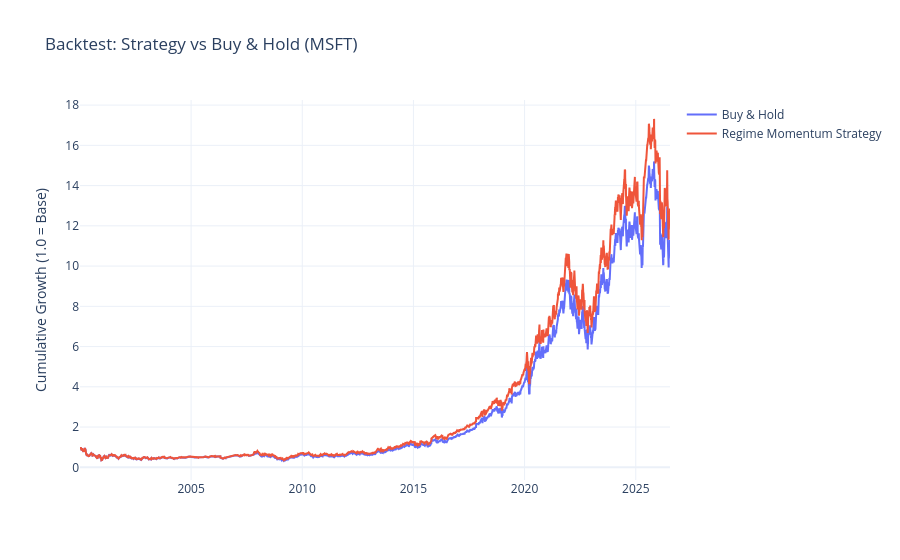

Source (notebook cell):
### Markdown cell above
## 3. Backtesting: Regime-Switching vs. Buy & Hold
We'll now calculate the cumulative returns for two scenarios:
1.  **Buy & Hold**: Simply holding the ticker for the entire period.
2.  **Regime Strategy**: Only holding the ticker on days where our "Active Trend" signal is 1, and being in "Cash" (0% return) on other days.

### Code cell
# Calculate daily returns for the ticker
daily_returns = prices[ticker_to_test].pct_change()

# strategy_returns: 
# If signal today is 1, our return for TOMORROW is whatever the stock does.
# We shift the signal by 1 day because you act on today's close for tomorrow's performance.
strategy_returns = daily_returns * regime_signals.shift(1)

# Calculate Cumulative Performance
cum_bh = (1 + daily_returns.fillna(0)).cumprod()
cum_strategy = (1 + strategy_returns.fillna(0)).cumprod()

# Plot comparison
fig_bt = go.Figure()
fig_bt.add_trace(go.Scatter(x=cum_bh.index, y=cum_bh, name='Buy & Hold'))
fig_bt.add_trace(go.Scatter(x=cum_strategy.index, y=cum_strategy, name='Regime Momentum Strategy'))

fig_bt.update_layout(title=f'Backtest: Strategy vs Buy & Hold ({ticker_to_test})',
                    yaxis_title='Cumulative Growth (1.0 = Base)',
                    template='plotly_white')
fig_bt.show()

# Final Performance stats
total_ret_bh = (cum_bh.iloc[-1] - 1) * 100
total_ret_strat = (cum_strategy.iloc[-1] - 1) * 100
print(f"Total Return Buy & Hold: {total_ret_bh:.2f}%")
print(f"Total Return Strategy: {total_ret_strat:.2f}%")

### Figure 1 — Plotly figure (JSON) as saved in the notebook; plotly's stock layout.template omitted (floating-point values rounded to 4 significant figures; data arrays with more than 128 entries replaced by an {"elided": "..."} marker saying what was removed)
{"data": [{"name": "Buy & Hold", "type": "scatter", "x": {"elided": "6674 str values"}, "y": {"elided": "6674 float values"}}, {"name": "Regime Momentum Strategy", "type": "scatter", "x": {"elided": "6674 str values"}, "y": {"elided": "6674 float values"}}], "layout": {"title": {"text": "Backtest: Strategy vs Buy & Hold (MSFT)"}, "yaxis": {"title": {"text": "Cumulative Growth (1.0 = Base)"}}}}
